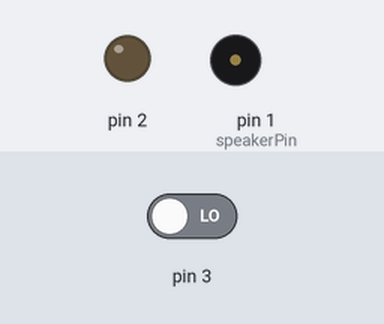
A sketch run on a simulated Arduino Uno, built with avr-gcc and run on an emulated ATmega328P. Shown: output pins drawn as LEDs (lit = HIGH), buzzer (waves = sounding). Inputs (shaded band) come from the test bench; at power-on: pin 3 LOW. Pins used as bus, display or sensor lines are not drawn.

Above: at 1.2 s.
1.3 s: pin 3 driven HIGH
At 2.3 s:
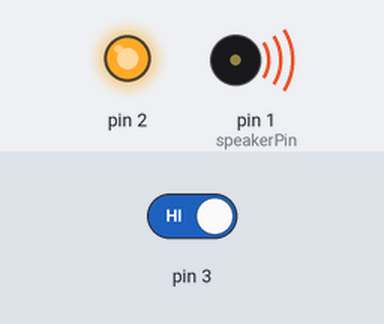
At 6.7 s:
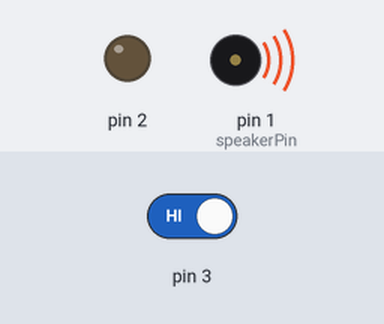
Timing chart, 0 to 10.3 s (numbered marks = the images above; inputs shaded):
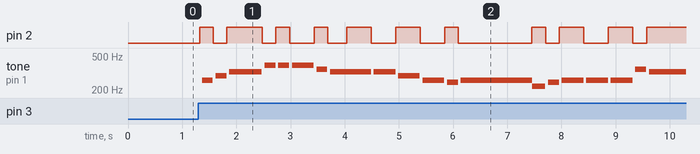

The sketch:

IOT-LoveRadio.ino
```cpp
//int lastTime = 0;
int ledState = LOW;
int buttonState;
int lastButtonState = LOW;
int flag=0;
long lastDebounceTime = 0;
long debounceDelay = 20;
int speakerPin = 1;

int length = 30; // the number of notes
char notes[] = "cdegggfefedcbcabcccfecccedcbc "; // a space represents a rest
int beats[] = { 2, 2, 6, 2, 2, 4, 2, 3, 4, 4, 4, 4, 2,13,2,2,4,4,4,2,9,2,2,2,4,2,6,4,16,8};
int tempo = 100;
void playTone(int tone, int duration) {
  for (long i = 0; i < duration * 1000L; i += tone * 2) {
    digitalWrite(speakerPin, HIGH);
    delayMicroseconds(tone);
    digitalWrite(speakerPin, LOW);
    delayMicroseconds(tone);
  }

}
/*
#define NOTE_C3  131
#define NOTE_D3  147
#define NOTE_DS3 156
#define NOTE_E3  165
#define NOTE_F3  175
#define NOTE_FS3 185
#define NOTE_G3  196
#define NOTE_GS3 208
#define NOTE_A3  220
#define NOTE_AS3 233
#define NOTE_B3  247
#define NOTE_C4  262
#define NOTE_CS4 277
#define NOTE_D4  294
#define NOTE_DS4 311
#define NOTE_E4  330
#define NOTE_F4  349
#define NOTE_FS4 370
#define NOTE_G4  392
#define NOTE_GS4 415
#define NOTE_A4  440
#define NOTE_AS4 466
#define NOTE_B4  494
#define NOTE_C5  523
 */
void playNote(char note, int duration) {
  char names[] = {'a','b','c', 'd', 'e', 'f', 'F', 'g', 'A', 'B', 'C','D' };
  int tones[] = {2272,2024,1915, 1700, 1519, 1432,1351, 1275, 1136, 1014, 956, 851 };

  // play the tone corresponding to the note name
  for (int i = 0; i < 8; i++) {
    if (names[i] == note) {
      playTone(tones[i], duration);
    }
  }
}
void setup() {
  pinMode(3, INPUT);
  pinMode(2, OUTPUT);
  digitalWrite(2, ledState);
  pinMode(speakerPin, OUTPUT);
}
void loop() {
  int reading = digitalRead(3);
  if (reading != lastButtonState) {
    lastDebounceTime = millis();
  }
  if ((millis() - lastDebounceTime) > debounceDelay) {
      buttonState = reading;
      if (buttonState == HIGH) {
         digitalWrite(2, HIGH);
         int millisend = 0;
         millisend = millis();
         for (int i = 0; i < length; i++) {
           if(millisend - millis() > 20){
              if(digitalRead(2)){
                 digitalWrite(2, LOW);
              }else{
                 digitalWrite(2, HIGH);
              }
             millisend = millis();
           }
          if (notes[i] == ' ') {
            delay(beats[i] * tempo); // rest
          } else {
            playNote(notes[i], beats[i] * tempo);
          }
          delay(tempo / 2);
        }
         digitalWrite(2, LOW);
      }
  }
  lastButtonState = reading;
}
```

Measured:
- after the input at 1.3 s, pin 2: LOW → HIGH at once, → LOW 0.25 s later, → HIGH 0.25 s later, → LOW 0.65 s later, … (21 changes in this stretch); tone on pin 1 (speakerPin): plays 261 Hz for 0.20 s, 294 Hz for 0.20 s, 328 Hz for 0.60 s, 391 Hz for 0.20 s, 391 Hz for 0.20 s, 391 Hz for 0.40 s … (20 notes in this stretch), starting after 0.07 s
